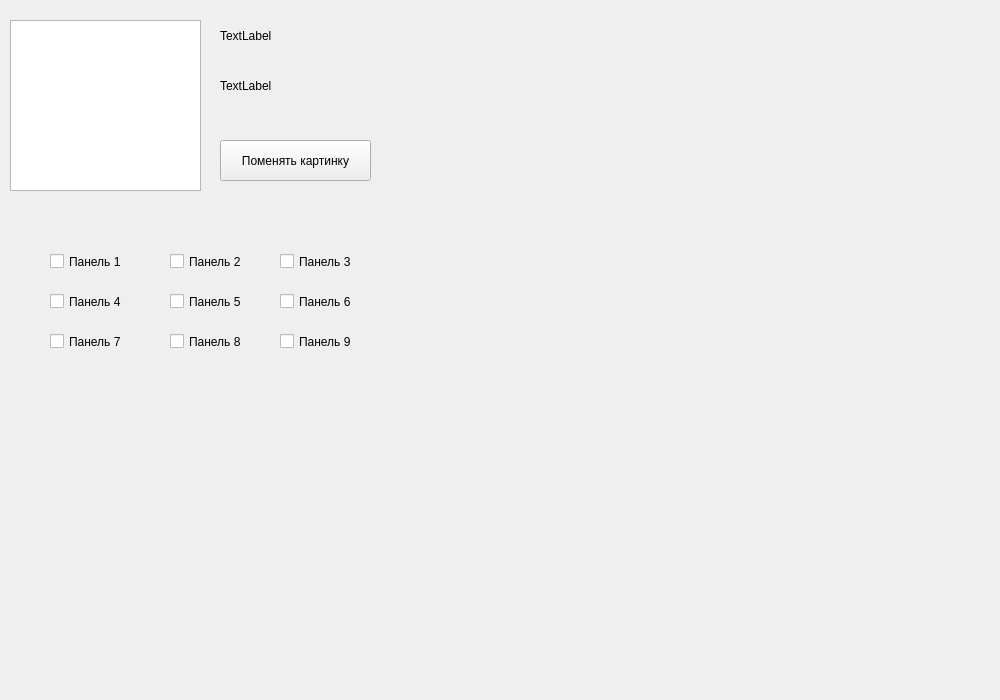
<?xml version="1.0" encoding="UTF-8"?>
<ui version="4.0">
 <class>profile_window</class>
 <widget class="QWidget" name="profile_window">
  <property name="geometry">
   <rect>
    <x>0</x>
    <y>0</y>
    <width>1000</width>
    <height>700</height>
   </rect>
  </property>
  <property name="minimumSize">
   <size>
    <width>1000</width>
    <height>700</height>
   </size>
  </property>
  <property name="maximumSize">
   <size>
    <width>1000</width>
    <height>700</height>
   </size>
  </property>
  <property name="windowTitle">
   <string>Ваш профиль</string>
  </property>
  <widget class="QGraphicsView" name="profile_picture">
   <property name="geometry">
    <rect>
     <x>10</x>
     <y>20</y>
     <width>191</width>
     <height>171</height>
    </rect>
   </property>
  </widget>
  <widget class="QLabel" name="name_label">
   <property name="geometry">
    <rect>
     <x>220</x>
     <y>20</y>
     <width>241</width>
     <height>31</height>
    </rect>
   </property>
   <property name="text">
    <string>TextLabel</string>
   </property>
  </widget>
  <widget class="QLabel" name="email_label">
   <property name="geometry">
    <rect>
     <x>220</x>
     <y>70</y>
     <width>241</width>
     <height>31</height>
    </rect>
   </property>
   <property name="text">
    <string>TextLabel</string>
   </property>
  </widget>
  <widget class="QCheckBox" name="checkBox">
   <property name="geometry">
    <rect>
     <x>50</x>
     <y>250</y>
     <width>92</width>
     <height>23</height>
    </rect>
   </property>
   <property name="text">
    <string>Панель 1</string>
   </property>
  </widget>
  <widget class="QCheckBox" name="checkBox_2">
   <property name="geometry">
    <rect>
     <x>170</x>
     <y>250</y>
     <width>92</width>
     <height>23</height>
    </rect>
   </property>
   <property name="text">
    <string>Панель 2</string>
   </property>
  </widget>
  <widget class="QCheckBox" name="checkBox_3">
   <property name="geometry">
    <rect>
     <x>280</x>
     <y>250</y>
     <width>92</width>
     <height>23</height>
    </rect>
   </property>
   <property name="text">
    <string>Панель 3</string>
   </property>
  </widget>
  <widget class="QCheckBox" name="checkBox_4">
   <property name="geometry">
    <rect>
     <x>50</x>
     <y>290</y>
     <width>92</width>
     <height>23</height>
    </rect>
   </property>
   <property name="text">
    <string>Панель 4</string>
   </property>
  </widget>
  <widget class="QCheckBox" name="checkBox_5">
   <property name="geometry">
    <rect>
     <x>170</x>
     <y>290</y>
     <width>92</width>
     <height>23</height>
    </rect>
   </property>
   <property name="text">
    <string>Панель 5</string>
   </property>
  </widget>
  <widget class="QCheckBox" name="checkBox_6">
   <property name="geometry">
    <rect>
     <x>280</x>
     <y>290</y>
     <width>92</width>
     <height>23</height>
    </rect>
   </property>
   <property name="text">
    <string>Панель 6</string>
   </property>
  </widget>
  <widget class="QCheckBox" name="checkBox_7">
   <property name="geometry">
    <rect>
     <x>50</x>
     <y>330</y>
     <width>92</width>
     <height>23</height>
    </rect>
   </property>
   <property name="text">
    <string>Панель 7</string>
   </property>
  </widget>
  <widget class="QCheckBox" name="checkBox_8">
   <property name="geometry">
    <rect>
     <x>170</x>
     <y>330</y>
     <width>92</width>
     <height>23</height>
    </rect>
   </property>
   <property name="text">
    <string>Панель 8</string>
   </property>
  </widget>
  <widget class="QCheckBox" name="checkBox_9">
   <property name="geometry">
    <rect>
     <x>280</x>
     <y>330</y>
     <width>92</width>
     <height>23</height>
    </rect>
   </property>
   <property name="text">
    <string>Панель 9</string>
   </property>
  </widget>
  <widget class="QPushButton" name="change_picture">
   <property name="geometry">
    <rect>
     <x>220</x>
     <y>140</y>
     <width>151</width>
     <height>41</height>
    </rect>
   </property>
   <property name="text">
    <string>Поменять картинку</string>
   </property>
  </widget>
 </widget>
 <resources/>
 <connections/>
</ui>
